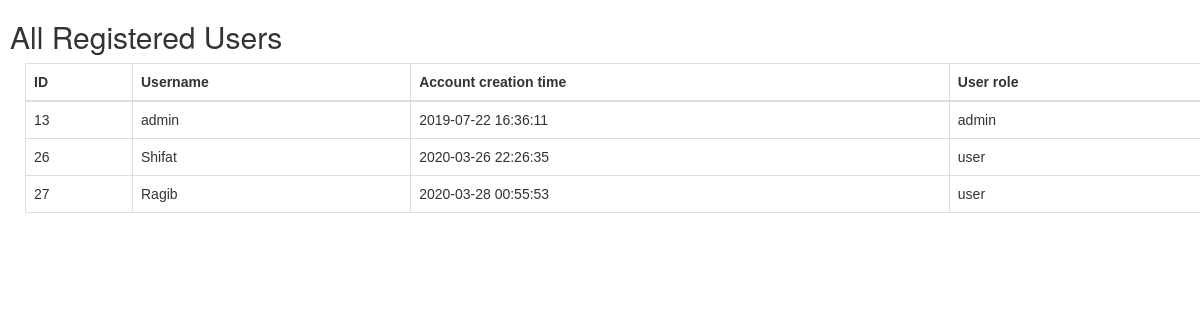
The page /edusharev1/admin/seeallusers.php on the database its author committed.
### tables this page shows
CREATE TABLE `users` (
  `id` int(11) NOT NULL,
  `username` varchar(50) NOT NULL,
  `usermail` mediumtext NOT NULL,
  `password` varchar(255) NOT NULL,
  `created_at` datetime DEFAULT current_timestamp(),
  `userstatus` varchar(8) NOT NULL DEFAULT 'user'
);

### edusharev1/admin/seeallusers.php (the view, shortened to what this page needs)
<!DOCTYPE html>
<html lang="en">
<head>
  <link rel="stylesheet" href="https://maxcdn.bootstrapcdn.com/bootstrap/3.4.0/css/bootstrap.min.css">
  <link rel="stylesheet" href="style.css">
</head>
<body>
<h2>All Registered Users</h2>
<div class="bs-docs-example">
    <div id="myTabContent" class="tab-content">
        <div class="tab-pane fade in active" id="cse">
            <table class="table table-bordered">
                <thead>
                    <tr>
                        <th>ID </th>
                        <th>Username</th>
                        <th>Account creation time</th>
                        <th>User role</th>
                    </tr>
                </thead>
                <tbody>
                <?php
$conn = mysqli_connect("localhost", "root", "", "testsite");
$sql = "SELECT id, username, created_at, userstatus FROM users";
$result = $conn->query($sql);
if ($result->num_rows > 0) {
while($row = mysqli_fetch_array($result)) {
        echo "<tr>";
        echo "<td>" . $row['id'] . "</td>";
        echo "<td>" . $row['username'] . "</td>";
        echo "<td>" . $row['created_at'] . "</td>";
        echo "<td>" . $row['userstatus'] . "</td>";
        echo "<tr>";
    }
echo "</table>";
} else { echo "0 results"; }
?>
        </div>
        </body>
        </html>

### style.css (style rules this page uses)
* { margin-left: 5px; font-family: 'Montserrat',sans-serif; }
table { border-collapse: collapse; width: 50%; }
table, td, th { border: 1px solid black; }

### rows shown on the page
users: id "13", username "admin", created_at "2019-07-22 16:36:11", userstatus "admin"
users: id "26", username "Shifat", created_at "2020-03-26 22:26:35", userstatus "user"
users: id "27", username "Ragib", created_at "2020-03-28 00:55:53", userstatus "user"
